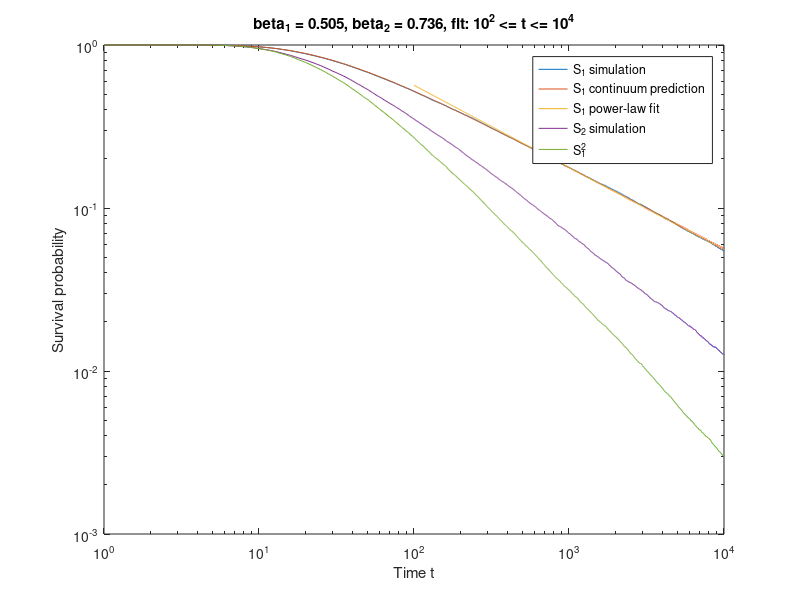

Recreate this plot in MATLAB. (Note: this script raises an error after producing the figure.)
R = 2e4;
T = 1e4;
d0 = 10;

lamb = zeros(R,1);
lions = d0 * ones(R,1);
alive = true(R,1);

S1 = zeros(1,T);

for t = 1:T
    lambMove = (rand(R,1) < 0.5) * 2 - 1;
    lamb(alive) = lamb(alive) + lambMove(alive);

    lionMove = (rand(R,1) < 0.5) * 2 - 1;
    lions(alive) = lions(alive) + lionMove(alive);

    aliveIdx = find(alive);
    caught = lions(alive) == lamb(alive);
    alive(aliveIdx(caught)) = false;

    S1(t) = sum(alive)/R;
end

time = 1:T;

valid1 = (time >= 1e2) & (time <= 1e4) & (S1 > 0);

x1 = log(time(valid1));
y1 = log(S1(valid1));

p1 = polyfit(x1, y1, 1);
beta1 = -p1(1);

yfit1 = p1(1)*x1 + p1(2);
Sfit1 = exp(yfit1);

positive1 = S1 > 0;

S_theory = erf(d0./(2*sqrt(time)));

lamb = zeros(R,1);
lions = d0 * ones(R,2);
alive = true(R,1);

S2 = zeros(1,T);

for t = 1:T
    lambMove = (rand(R,1) < 0.5) * 2 - 1;
    lamb(alive) = lamb(alive) + lambMove(alive);

    lionMove = (rand(R,2) < 0.5) * 2 - 1;
    lions(alive,:) = lions(alive,:) + lionMove(alive,:);

    aliveIdx = find(alive);
    caught = any(lions(alive,:) == lamb(alive), 2);
    alive(aliveIdx(caught)) = false;

    S2(t) = sum(alive)/R;
end

valid2 = (time >= 1e2) & (time <= 1e4) & (S2 > 0);

x2 = log(time(valid2));
y2 = log(S2(valid2));

p2 = polyfit(x2, y2, 1);
beta2 = -p2(1);

positive2 = S2 > 0;

S1_squared = S1.^2;

loglog(time(positive1), S1(positive1))
hold on

loglog(time, S_theory)
loglog(time(valid1), Sfit1)
loglog(time(positive2), S2(positive2))
loglog(time, S1_squared)

xlabel('Time t')
ylabel('Survival probability')

title(sprintf('beta_1 = %.3f, beta_2 = %.3f, fit: 10^2 <= t <= 10^4', ...
    beta1, beta2))

legend('S_1 simulation', ...
       'S_1 continuum prediction', ...
       'S_1 power-law fit', ...
       'S_2 simulation', ...
       'S_1^2')

hold off

tableTimes = [100 1000 10000];

S2_values = S2(tableTimes);
S1_squared_values = S1_squared(tableTimes);

results = table(tableTimes', S2_values', S1_squared_values', ...
    'VariableNames', {'Time', 'S2', 'S1_squared'});

disp(results)
